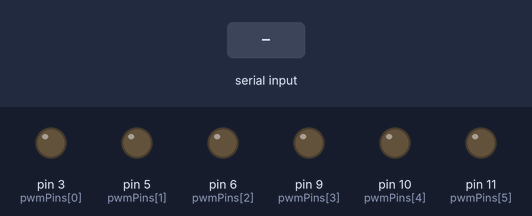
Bench run of a sketch on a simulated Arduino Uno, built with avr-gcc and run on an emulated ATmega328P. Shown: output pins drawn as LEDs (lit = HIGH). The inputs (shaded band) are chosen by the test bench. What the sketch prints to the serial monitor is not drawn.

Above: at 1.2 s.
1.3 s: "90,45,200\n" received over Serial
At 1.9 s:
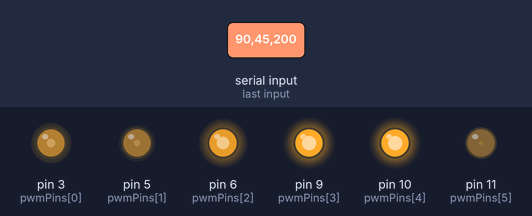
2.8 s: "30,150,10\n" received over Serial
At 4.0 s:
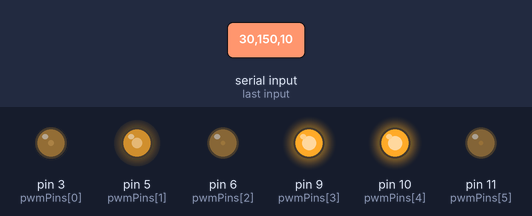
4.3 s: "90,45\n" received over Serial
At 5.3 s:
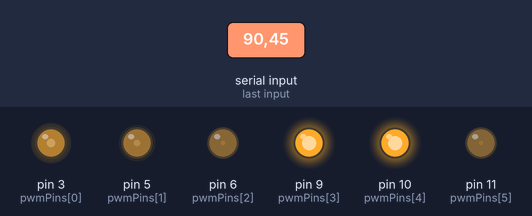
5.8 s: "5\n" received over Serial
At 6.5 s:
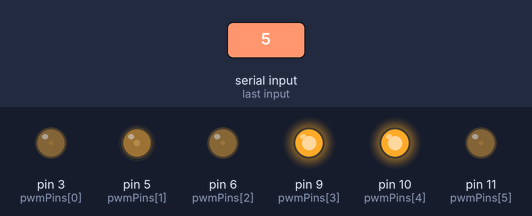
7.3 s: "200\n" received over Serial
At 7.6 s:
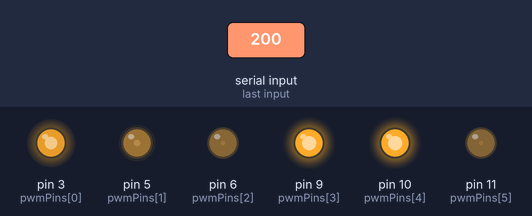
8.8 s: "1,90\n" received over Serial
At 10.0 s:
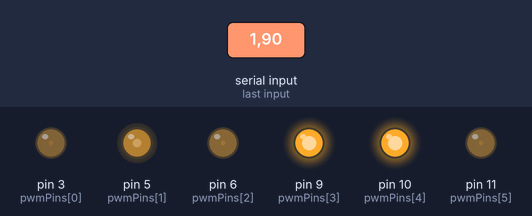
Timing chart, 0 to 11.3 s (numbered marks = the images above; inputs shaded):
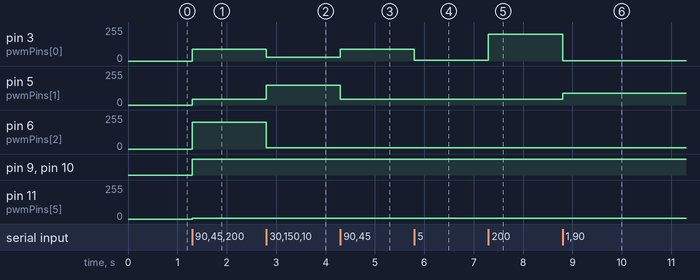

Measured:
- after the input at 1.3 s, pin 3 (pwmPins[0]): 0/255 → 90/255 at once; pin 5 (pwmPins[1]): 0/255 → 45/255 at once; pin 6 (pwmPins[2]): 0/255 → 200/255 at once; pin 9 (pwmPins[3]), pin 10 (pwmPins[4]): LOW → HIGH at once; pin 11 (pwmPins[5]): 0/255 → 5/255 at once
- after the input at 2.8 s, pin 3 (pwmPins[0]): 90/255 → 30/255 at once; pin 5 (pwmPins[1]): 45/255 → 150/255 at once; pin 6 (pwmPins[2]): 200/255 → 10/255 at once
- after the input at 4.3 s, pin 3 (pwmPins[0]): 30/255 → 90/255 at once; pin 5 (pwmPins[1]): 150/255 → 45/255 at once
- after the input at 5.8 s, pin 3 (pwmPins[0]): 90/255 → 5/255 at once
- after the input at 7.3 s, pin 3 (pwmPins[0]): 5/255 → 200/255 at once
- after the input at 8.8 s, pin 3 (pwmPins[0]): 200/255 → 1/255 at once; pin 5 (pwmPins[1]): 45/255 → 90/255 at once

The sketch:

MatlabArduinoCommunicator.ino
```cpp
#define NUM_BANDS 6  // Adjust this to match bandNum in MATLAB
int pwmPins[NUM_BANDS] = {3, 5, 6, 9, 10, 11};  // Assign PWM pins

void setup() {
  Serial.begin(115200);
  for (int i = 0; i < NUM_BANDS; i++) {
    pinMode(pwmPins[i], OUTPUT);
  }
  Serial.begin(115200);
  Serial.println("START"); // Use println() to send a proper line-terminated signal
}

void loop() {
  if (Serial.available() > 0) {
    String receivedData = Serial.readStringUntil('\n'); // Read entire message
    int bandLevels[NUM_BANDS];  // Store brightness levels

    int index = 0;
    char *token = strtok(receivedData.c_str(), ",");  // Tokenize message
    while (token != NULL && index < NUM_BANDS) {
      bandLevels[index] = atoi(token);  // Convert to int
      token = strtok(NULL, ",");
      index++;
    }
    for (int k=0; k < NUM_BANDS; k++) {
      analogWrite(pwmPins[k],bandLevels[k]);
  }
}
}
```
